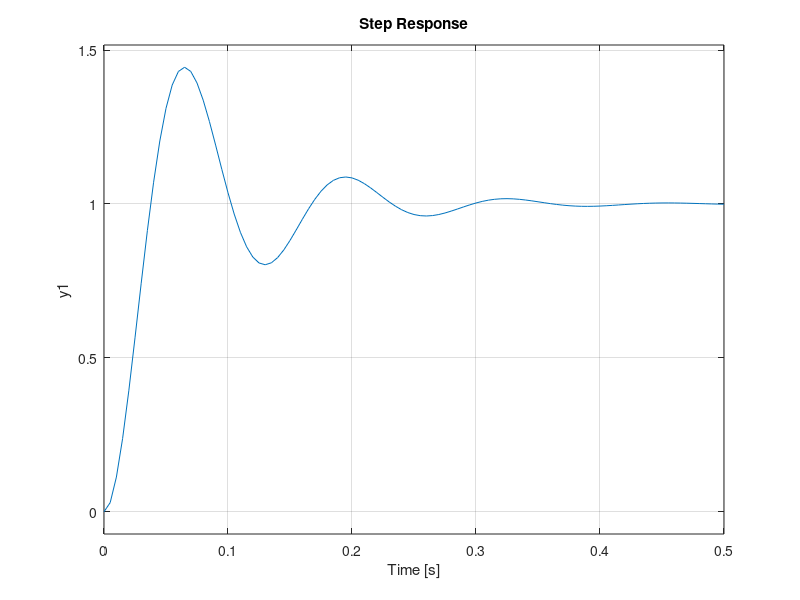
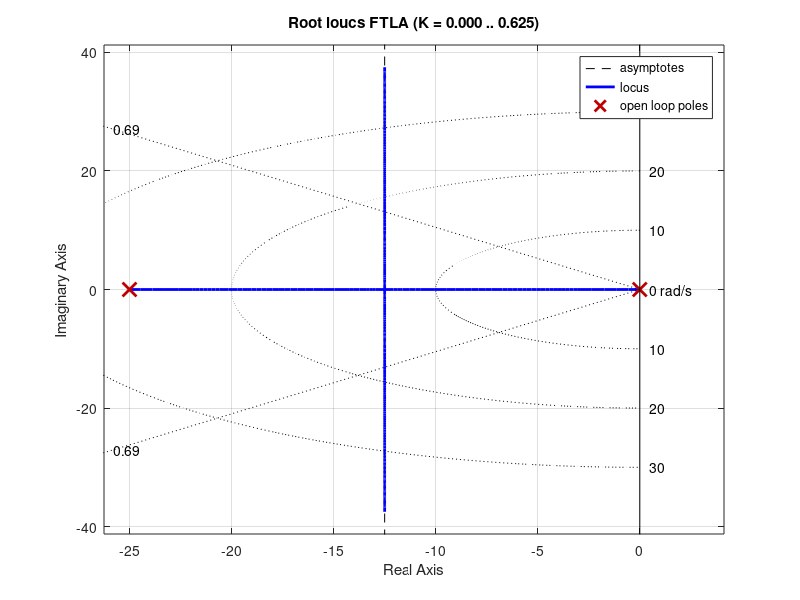
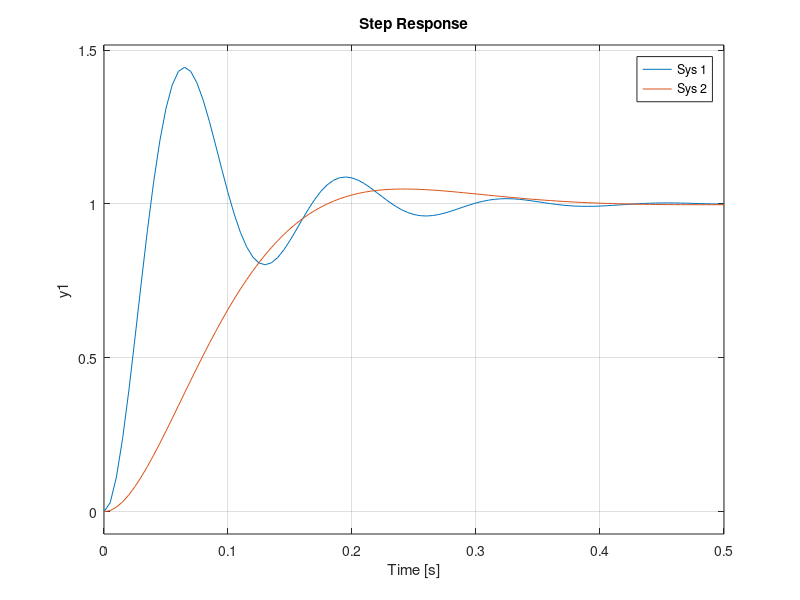

The MATLAB source for these figures, in order:
% ==========================================================================
clear all; close all; clc;

% Carga de paquete utilizado
pkg load control
% pkg load symbolic

% variables
s   = tf('s');
% realimentacion unitaria
H   = 1
G   = zpk([], [0 -25], [2500])

FTLA    = G*H

disp('')
disp('=======================================================================')
disp('CARACTERIZACION DE LA PLANTA')
disp('=======================================================================')
step(feedback(G,H))

mp      = .05
psita   = sqrt(log(mp)^2/(pi^2 + log(mp)^2))

disp('')
disp('=======================================================================')
disp('CONTROLADOR P (Mejorar Transitorio Y Eliminar ess_p)')
disp('=======================================================================')

figure
rlocus(FTLA)
sgrid(psita, [10:10:30])

disp('')
disp('Por Condicion De Modulo: | 1/k | == | (G*H)p |')
disp('=======================================================================')
% Transfer function 'FTLA' from input 'u1' to output ...
%          2500
%  y1:  ----------
%       s^2 + 25 s
sp      = -12.5 + 13j
FTLAp   = 2500/(sp^2 + 25*sp)
k       = 1/(abs(FTLAp))

disp('')
disp('Ajuste De Ganancia')
disp('=======================================================================')
k       = .13

figure
step(feedback(G,H), feedback(k*G,H))

disp('')
disp('======================================================================')
disp('SUCCESS')
